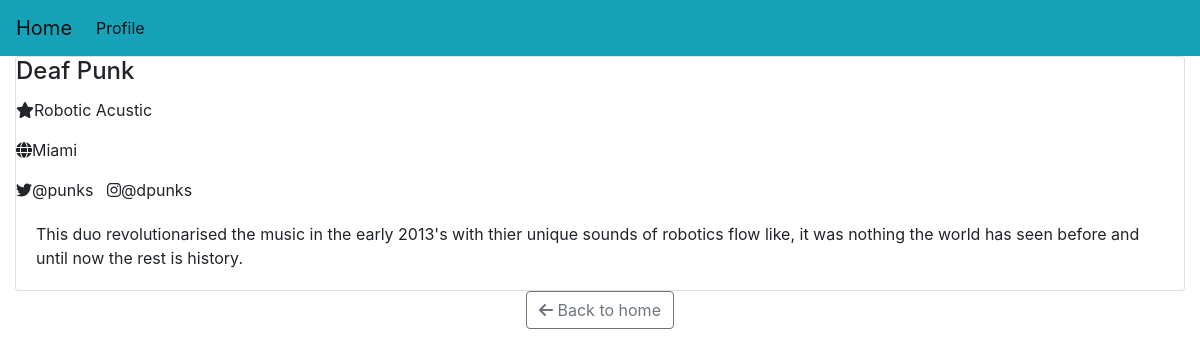
Screenshot of /profile/3/ with the database file from the repository.
### artist_profile/models.py (models this page shows, shortened)
class Artist_profile(models.Model):
    artist = models.ForeignKey(Artist_dir, on_delete=models.SET_NULL,null=True)
    biograpy = models.TextField(blank=True)
    image = models.ImageField(null=True, blank=True)

class Artist_dir(models.Model):
    name = models.CharField(max_length=200, null=True, blank=True)
    profession = models.CharField(max_length=200, null=False, blank=True)
    location = models.CharField(max_length=200, null=False, blank=True)
    twitter = models.CharField(max_length=200, null=False, blank=True)
    instagram = models.CharField(max_length=200, null=False, blank=True)

### artist_profile/views.py (the view)
# urls.py: path("", include("artist_profile.urls"))
def artist_profile(request,pk):
    art_prof = Artist_profile.objects.get(id=pk)
    title = "Profile"
    context = {"art_prof": art_prof, "title" : title}
    return render(request,'artist_profile/art_profile.htm',context)

### artist_profile/templates/artist_profile/art_profile.htm (shortened to what this page needs)
{% extends 'artist_profile/main.htm' %}
{% load static %}
{% block content %}
<div class="row">
    <div class="col-md-12">
        <div class="card">
            <div class="details" style="display: inline-block; float: right;">
                <h4 class="card-title">{{art_prof.artist.name}}</h4>
                <p class="display-6"><i class="fas fa-star"></i>{{art_prof.artist.profession}}</p>
                <p class="display-6"><i class="fas fa-globe"></i>{{art_prof.artist.location}}</p>
                 <div class="socials">
                   <i class="fab fa-twitter"></i>{{art_prof.artist.twitter}}
                   <i class="fab fa-instagram"></i>{{art_prof.artist.instagram}}
                </div>
            </div>
            <div class="card-body">
                <p class="card-text">{{art_prof.biograpy}}</p>
            </div>
        </div>
        <div class="text-center">
            <a href="{% url 'home' %}" class="btn btn-outline-secondary">
                <i class="fas fa-arrow-left    "></i> Back to home
            </a>
        </div>
    </div>
</div>
{% endblock content %}

### rows the page displays
Artist_profile: artist.name "Deaf Punk", artist.profession "Robotic Acustic", artist.location "Miami", artist.twitter "@punks", artist.instagram "@dpunks", biograpy "This duo revolutionarised the music in the early 2013's with thier unique sounds of robotics flow like, it was nothing the world has seen before and until now the rest is history."
